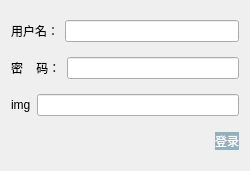
<?xml version="1.0" encoding="UTF-8"?>
<ui version="4.0">
 <class>LoginForm</class>
 <widget class="QWidget" name="LoginForm">
  <property name="geometry">
   <rect>
    <x>0</x>
    <y>0</y>
    <width>250</width>
    <height>171</height>
   </rect>
  </property>
  <property name="windowTitle">
   <string>Form</string>
  </property>
  <layout class="QGridLayout" name="gridLayout">
   <item row="0" column="0" colspan="2">
    <layout class="QHBoxLayout" name="horizontalLayout">
     <item>
      <widget class="QLabel" name="label">
       <property name="text">
        <string>用户名：</string>
       </property>
      </widget>
     </item>
     <item>
      <widget class="QLineEdit" name="lineEdit"/>
     </item>
    </layout>
   </item>
   <item row="1" column="0" colspan="2">
    <layout class="QHBoxLayout" name="horizontalLayout_2">
     <item>
      <widget class="QLabel" name="label_2">
       <property name="text">
        <string>密    码：</string>
       </property>
      </widget>
     </item>
     <item>
      <widget class="QLineEdit" name="lineEdit_2">
       <property name="inputMask">
        <string/>
       </property>
       <property name="text">
        <string/>
       </property>
      </widget>
     </item>
    </layout>
   </item>
   <item row="2" column="0" colspan="2">
    <layout class="QHBoxLayout" name="vcodeLayout">
     <item>
      <widget class="QLabel" name="vCodeLbl">
       <property name="text">
        <string>img</string>
       </property>
      </widget>
     </item>
     <item>
      <widget class="QLineEdit" name="vCodelineEdit"/>
     </item>
    </layout>
   </item>
   <item row="3" column="0">
    <spacer name="horizontalSpacer">
     <property name="orientation">
      <enum>Qt::Horizontal</enum>
     </property>
     <property name="sizeHint" stdset="0">
      <size>
       <width>179</width>
       <height>20</height>
      </size>
     </property>
    </spacer>
   </item>
   <item row="3" column="1">
    <widget class="QPushButton" name="pushButton">
     <property name="styleSheet">
      <string notr="true">QPushButton{
   background-color: rgba(0, 82, 112, 100);
    color: white;
    border: 1px;
}

QPushButton:hover{
    background-color: rgba(0, 82, 112, 200);
    color: white;
    border: 1px;
}

QPushButton:disabled{
    background-color: transparent;
    color: gray;
}</string>
     </property>
     <property name="text">
      <string>登录</string>
     </property>
    </widget>
   </item>
  </layout>
 </widget>
 <resources/>
 <connections/>
</ui>
